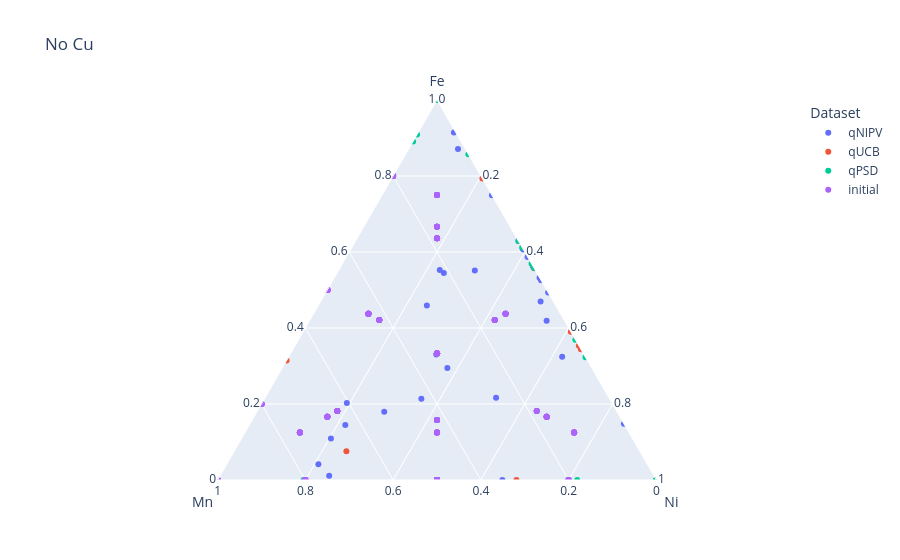
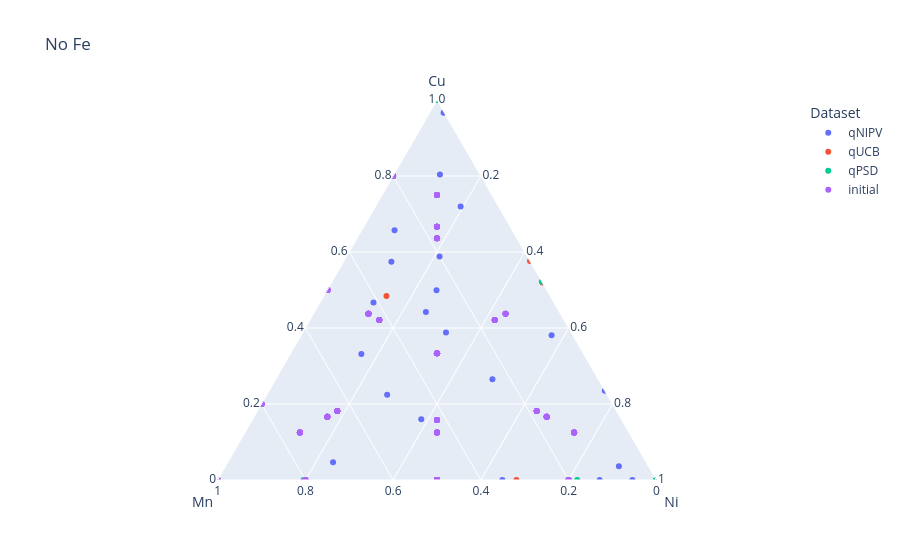
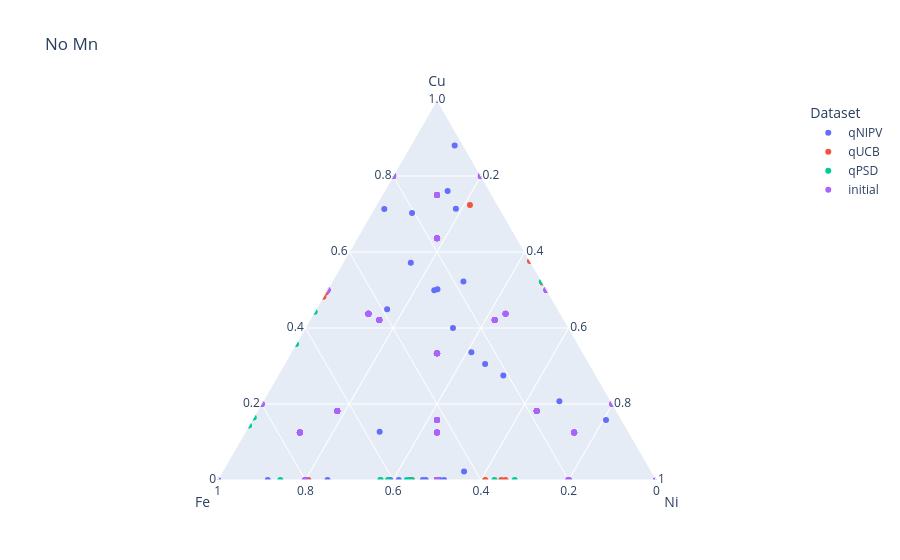
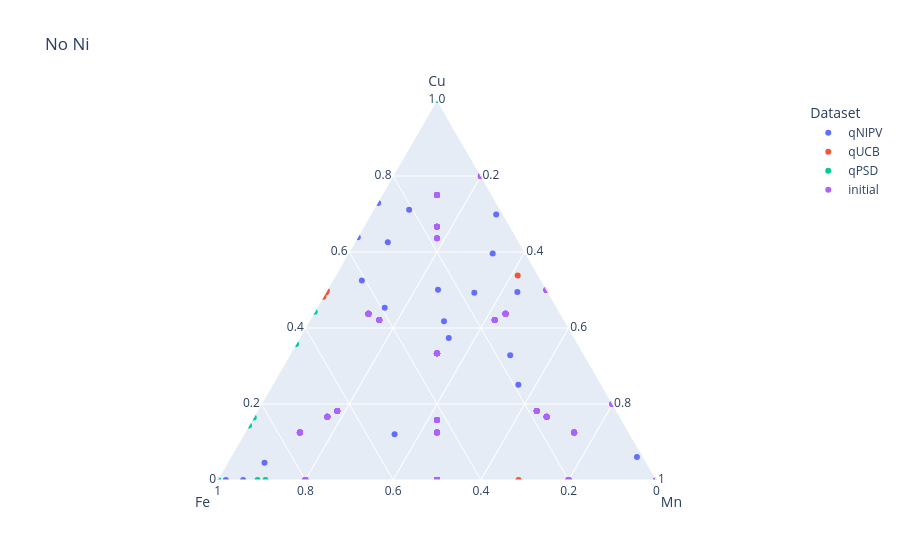

These figures' notebook cell, in order:
### Code cell
# initial ternary plot without Time

import plotly.express as px

# No Cu
fig1 = px.scatter_ternary(combined_df, a='Fe', b='Mn', c='Ni',
              color='Dataset', title='No Cu')

# No Fe
fig2 = px.scatter_ternary(combined_df, a='Cu', b='Mn', c='Ni',
              color='Dataset', title='No Fe')

# No Mn
fig3 = px.scatter_ternary(combined_df, a='Cu', b='Fe', c='Ni',
              color='Dataset', title='No Mn')

# No Ni
fig4 = px.scatter_ternary(combined_df, a='Cu', b='Fe', c='Mn',
              color='Dataset', title='No Ni')

fig1.show()
fig2.show()
fig3.show()
fig4.show()

### Figure 1 — Plotly figure (JSON) as saved in the notebook; plotly's stock layout.template omitted (floating-point values rounded to 4 significant figures; data arrays with more than 128 entries replaced by an {"elided": "..."} marker saying what was removed)
{"data": [{"a": [0.0145, 0.1449, 0.7495, 0.4102, 0.2289, 0.5325, 0.1173, 0.0, 0.6063, 0.5621, 0.0615, 0.1315, 0.1902, 0.6092, 0.1689, 0.0673, 0.2037, 0.5256, 0.4934, 0.4162, 0.1455, 0.2633, 0.587, 0.6289, 0.871, 0.198, 0.4698, 0.2562, 0.3375, 0.0106], "b": [0.2644, 0.4287, 0.0, 0.0397, 0.0372, 0.0, 0.0, 0.351, 0.0, 0.0, 0.3859, 0.2641, 0.0741, 0.0, 0.2005, 0.2954, 0.2273, 0.0, 0.0, 0.2662, 0.433, 0.0012, 0.0, 0.0, 0.0167, 0.2016, 0.029, 0.0643, 0.1326, 0.7058], "c": [0.0737, 0.2344, 0.2505, 0.5286, 0.44, 0.4675, 0.6751, 0.649, 0.3937, 0.4379, 0.1143, 0.2202, 0.0849, 0.3908, 0.4105, 0.1014, 0.2599, 0.4744, 0.5066, 0.2243, 0.1384, 0.0234, 0.413, 0.3711, 0.1124, 0.1997, 0.5012, 0.1444, 0.1403, 0.2372], "hovertemplate": "Dataset=qNIPV<br>Fe=%{a}<br>Mn=%{b}<br>Ni=%{c}<extra></extra>", "legendgroup": "qNIPV", "marker": {"color": "#636efa", "symbol": "circle"}, "mode": "markers", "name": "qNIPV", "showlegend": true, "subplot": "ternary", "type": "scatterternary"}, {"a": [1.0, 0.0, 0.5021, 0.0, 0.0, 0.3143, 0.0, 1.0, 0.39, 0.0, 0.0, 0.0, 0.557, 1.0, 0.0, 0.344, 1.0, 0.5178, 0.0, 0.7932, 0.0405, 0.0, 1.0, 0.0, 0.0, 0.0, 0.5063, 1.0, 0.3534, 0.0], "b": [0.0, 0.0, 0.0, 0.0, 0.0, 0.6857, 0.0, 0.0, 0.0, 1.0, 0.0, 0.0, 0.0, 0.0, 0.0, 0.0, 0.0, 0.0, 0.0, 0.0, 0.358, 0.0, 0.0, 0.0, 0.3189, 0.0, 0.0, 0.0, 0.0, 0.0], "c": [0.0, 0.0, 0.0, 0.4238, 1.0, 0.0, 1.0, 0.0, 0.61, 0.0, 1.0, 0.0, 0.443, 0.0, 1.0, 0.656, 0.0, 0.0, 0.0, 0.2068, 0.1369, 0.4804, 0.0, 1.0, 0.6811, 1.0, 0.0, 0.0, 0.6466, 0.0], "hovertemplate": "Dataset=qUCB<br>Fe=%{a}<br>Mn=%{b}<br>Ni=%{c}<extra></extra>", "legendgroup": "qUCB", "marker": {"color": "#EF553B", "symbol": "circle"}, "mode": "markers", "name": "qUCB", "showlegend": true, "subplot": "ternary", "type": "scatterternary"}, {"a": [0.909, 1.0, 0.6117, 0.0, 0.6424, 0.369, 0.0, 0.8571, 0.0, 1.0, 0.0, 1.0, 0.5579, 0.8352, 0.0, 0.0, 1.0, 0.8909, 0.5575, 0.0, 1.0, 0.0, 0.8569, 1.0, 0.569, 0.0, 0.0, 0.6288, 0.0, 0.323], "b": [0.091, 0.0, 0.0, 0.0, 0.0, 0.0, 0.0, 0.0, 0.804, 0.0, 0.0, 0.0, 0.0, 0.0, 0.0, 0.0, 0.0, 0.1091, 0.0, 0.0, 0.0, 1.0, 0.0, 0.0, 0.0, 0.1805, 0.0, 0.0, 0.0, 0.0], "c": [0.0, 0.0, 0.3883, 1.0, 0.0, 0.631, 1.0, 0.1429, 0.196, 0.0, 1.0, 0.0, 0.4421, 0.0, 1.0, 0.4778, 0.0, 0.0, 0.0, 0.0, 0.0, 0.0, 0.0, 0.0, 0.431, 0.8195, 1.0, 0.3712, 1.0, 0.677], "hovertemplate": "Dataset=qPSD<br>Fe=%{a}<br>Mn=%{b}<br>Ni=%{c}<extra></extra>", "legendgroup": "qPSD", "marker": {"color": "#00cc96", "symbol": "circle"}, "mode": "markers", "name": "qPSD", "showlegend": true, "subplot": "ternary", "type": "scatterternary"}, {"a": {"elided": "263 float values"}, "b": {"elided": "263 float values"}, "c": {"elided": "263 float values"}, "hovertemplate": "Dataset=initial<br>Fe=%{a}<br>Mn=%{b}<br>Ni=%{c}<extra></extra>", "legendgroup": "initial", "marker": {"color": "#ab63fa", "symbol": "circle"}, "mode": "markers", "name": "initial", "showlegend": true, "subplot": "ternary", "type": "scatterternary"}], "layout": {"legend": {"title": {"text": "Dataset"}, "tracegroupgap": 0}, "ternary": {"aaxis": {"title": {"text": "Fe"}}, "baxis": {"title": {"text": "Mn"}}, "caxis": {"title": {"text": "Ni"}}, "domain": {"x": [0, 1], "y": [0, 1]}}, "title": {"text": "No Cu"}}}

### Figure 2 — Plotly figure (JSON) as saved in the notebook; plotly's stock layout.template omitted (floating-point values rounded to 4 significant figures; data arrays with more than 128 entries replaced by an {"elided": "..."} marker saying what was removed)
{"data": [{"a": [0.6474, 0.1921, 0.0, 0.0214, 0.2939, 0.0, 0.2075, 0.0, 0.0, 0.0, 0.4383, 0.3842, 0.6508, 0.0, 0.2201, 0.5359, 0.3091, 0.0, 0.0, 0.0934, 0.2831, 0.7121, 0.0, 0.0, 0.0, 0.4007, 0.0, 0.5351, 0.3896, 0.0464], "b": [0.2644, 0.4287, 0.0, 0.0397, 0.0372, 0.0, 0.0, 0.351, 0.0, 0.0, 0.3859, 0.2641, 0.0741, 0.0, 0.2005, 0.2954, 0.2273, 0.0, 0.0, 0.2662, 0.433, 0.0012, 0.0, 0.0, 0.0167, 0.2016, 0.029, 0.0643, 0.1326, 0.7058], "c": [0.0737, 0.2344, 0.2505, 0.5286, 0.44, 0.4675, 0.6751, 0.649, 0.3937, 0.4379, 0.1143, 0.2202, 0.0849, 0.3908, 0.4105, 0.1014, 0.2599, 0.4744, 0.5066, 0.2243, 0.1384, 0.0234, 0.413, 0.3711, 0.1124, 0.1997, 0.5012, 0.1444, 0.1403, 0.2372], "hovertemplate": "Dataset=qNIPV<br>Cu=%{a}<br>Mn=%{b}<br>Ni=%{c}<extra></extra>", "legendgroup": "qNIPV", "marker": {"color": "#636efa", "symbol": "circle"}, "mode": "markers", "name": "qNIPV", "showlegend": true, "subplot": "ternary", "type": "scatterternary"}, {"a": [0.0, 1.0, 0.4979, 0.5762, 0.0, 0.0, 0.0, 0.0, 0.0, 0.0, 0.0, 1.0, 0.0, 0.0, 0.0, 0.0, 0.0, 0.4822, 1.0, 0.0, 0.4646, 0.5196, 0.0, 0.0, 0.0, 0.0, 0.4937, 0.0, 0.0, 1.0], "b": [0.0, 0.0, 0.0, 0.0, 0.0, 0.6857, 0.0, 0.0, 0.0, 1.0, 0.0, 0.0, 0.0, 0.0, 0.0, 0.0, 0.0, 0.0, 0.0, 0.0, 0.358, 0.0, 0.0, 0.0, 0.3189, 0.0, 0.0, 0.0, 0.0, 0.0], "c": [0.0, 0.0, 0.0, 0.4238, 1.0, 0.0, 1.0, 0.0, 0.61, 0.0, 1.0, 0.0, 0.443, 0.0, 1.0, 0.656, 0.0, 0.0, 0.0, 0.2068, 0.1369, 0.4804, 0.0, 1.0, 0.6811, 1.0, 0.0, 0.0, 0.6466, 0.0], "hovertemplate": "Dataset=qUCB<br>Cu=%{a}<br>Mn=%{b}<br>Ni=%{c}<extra></extra>", "legendgroup": "qUCB", "marker": {"color": "#EF553B", "symbol": "circle"}, "mode": "markers", "name": "qUCB", "showlegend": true, "subplot": "ternary", "type": "scatterternary"}, {"a": [0.0, 0.0, 0.0, 0.0, 0.3576, 0.0, 0.0, 0.0, 0.0, 0.0, 0.0, 0.0, 0.0, 0.1648, 0.0, 0.5222, 0.0, 0.0, 0.4425, 1.0, 0.0, 0.0, 0.1431, 0.0, 0.0, 0.0, 0.0, 0.0, 0.0, 0.0], "b": [0.091, 0.0, 0.0, 0.0, 0.0, 0.0, 0.0, 0.0, 0.804, 0.0, 0.0, 0.0, 0.0, 0.0, 0.0, 0.0, 0.0, 0.1091, 0.0, 0.0, 0.0, 1.0, 0.0, 0.0, 0.0, 0.1805, 0.0, 0.0, 0.0, 0.0], "c": [0.0, 0.0, 0.3883, 1.0, 0.0, 0.631, 1.0, 0.1429, 0.196, 0.0, 1.0, 0.0, 0.4421, 0.0, 1.0, 0.4778, 0.0, 0.0, 0.0, 0.0, 0.0, 0.0, 0.0, 0.0, 0.431, 0.8195, 1.0, 0.3712, 1.0, 0.677], "hovertemplate": "Dataset=qPSD<br>Cu=%{a}<br>Mn=%{b}<br>Ni=%{c}<extra></extra>", "legendgroup": "qPSD", "marker": {"color": "#00cc96", "symbol": "circle"}, "mode": "markers", "name": "qPSD", "showlegend": true, "subplot": "ternary", "type": "scatterternary"}, {"a": {"elided": "263 float values"}, "b": {"elided": "263 float values"}, "c": {"elided": "263 float values"}, "hovertemplate": "Dataset=initial<br>Cu=%{a}<br>Mn=%{b}<br>Ni=%{c}<extra></extra>", "legendgroup": "initial", "marker": {"color": "#ab63fa", "symbol": "circle"}, "mode": "markers", "name": "initial", "showlegend": true, "subplot": "ternary", "type": "scatterternary"}], "layout": {"legend": {"title": {"text": "Dataset"}, "tracegroupgap": 0}, "ternary": {"aaxis": {"title": {"text": "Cu"}}, "baxis": {"title": {"text": "Mn"}}, "caxis": {"title": {"text": "Ni"}}, "domain": {"x": [0, 1], "y": [0, 1]}}, "title": {"text": "No Fe"}}}

### Figure 3 — Plotly figure (JSON) as saved in the notebook; plotly's stock layout.template omitted (floating-point values rounded to 4 significant figures; data arrays with more than 128 entries replaced by an {"elided": "..."} marker saying what was removed)
{"data": [{"a": [0.6474, 0.1921, 0.0, 0.0214, 0.2939, 0.0, 0.2075, 0.0, 0.0, 0.0, 0.4383, 0.3842, 0.6508, 0.0, 0.2201, 0.5359, 0.3091, 0.0, 0.0, 0.0934, 0.2831, 0.7121, 0.0, 0.0, 0.0, 0.4007, 0.0, 0.5351, 0.3896, 0.0464], "b": [0.0145, 0.1449, 0.7495, 0.4102, 0.2289, 0.5325, 0.1173, 0.0, 0.6063, 0.5621, 0.0615, 0.1315, 0.1902, 0.6092, 0.1689, 0.0673, 0.2037, 0.5256, 0.4934, 0.4162, 0.1455, 0.2633, 0.587, 0.6289, 0.871, 0.198, 0.4698, 0.2562, 0.3375, 0.0106], "c": [0.0737, 0.2344, 0.2505, 0.5286, 0.44, 0.4675, 0.6751, 0.649, 0.3937, 0.4379, 0.1143, 0.2202, 0.0849, 0.3908, 0.4105, 0.1014, 0.2599, 0.4744, 0.5066, 0.2243, 0.1384, 0.0234, 0.413, 0.3711, 0.1124, 0.1997, 0.5012, 0.1444, 0.1403, 0.2372], "hovertemplate": "Dataset=qNIPV<br>Cu=%{a}<br>Fe=%{b}<br>Ni=%{c}<extra></extra>", "legendgroup": "qNIPV", "marker": {"color": "#636efa", "symbol": "circle"}, "mode": "markers", "name": "qNIPV", "showlegend": true, "subplot": "ternary", "type": "scatterternary"}, {"a": [0.0, 1.0, 0.4979, 0.5762, 0.0, 0.0, 0.0, 0.0, 0.0, 0.0, 0.0, 1.0, 0.0, 0.0, 0.0, 0.0, 0.0, 0.4822, 1.0, 0.0, 0.4646, 0.5196, 0.0, 0.0, 0.0, 0.0, 0.4937, 0.0, 0.0, 1.0], "b": [1.0, 0.0, 0.5021, 0.0, 0.0, 0.3143, 0.0, 1.0, 0.39, 0.0, 0.0, 0.0, 0.557, 1.0, 0.0, 0.344, 1.0, 0.5178, 0.0, 0.7932, 0.0405, 0.0, 1.0, 0.0, 0.0, 0.0, 0.5063, 1.0, 0.3534, 0.0], "c": [0.0, 0.0, 0.0, 0.4238, 1.0, 0.0, 1.0, 0.0, 0.61, 0.0, 1.0, 0.0, 0.443, 0.0, 1.0, 0.656, 0.0, 0.0, 0.0, 0.2068, 0.1369, 0.4804, 0.0, 1.0, 0.6811, 1.0, 0.0, 0.0, 0.6466, 0.0], "hovertemplate": "Dataset=qUCB<br>Cu=%{a}<br>Fe=%{b}<br>Ni=%{c}<extra></extra>", "legendgroup": "qUCB", "marker": {"color": "#EF553B", "symbol": "circle"}, "mode": "markers", "name": "qUCB", "showlegend": true, "subplot": "ternary", "type": "scatterternary"}, {"a": [0.0, 0.0, 0.0, 0.0, 0.3576, 0.0, 0.0, 0.0, 0.0, 0.0, 0.0, 0.0, 0.0, 0.1648, 0.0, 0.5222, 0.0, 0.0, 0.4425, 1.0, 0.0, 0.0, 0.1431, 0.0, 0.0, 0.0, 0.0, 0.0, 0.0, 0.0], "b": [0.909, 1.0, 0.6117, 0.0, 0.6424, 0.369, 0.0, 0.8571, 0.0, 1.0, 0.0, 1.0, 0.5579, 0.8352, 0.0, 0.0, 1.0, 0.8909, 0.5575, 0.0, 1.0, 0.0, 0.8569, 1.0, 0.569, 0.0, 0.0, 0.6288, 0.0, 0.323], "c": [0.0, 0.0, 0.3883, 1.0, 0.0, 0.631, 1.0, 0.1429, 0.196, 0.0, 1.0, 0.0, 0.4421, 0.0, 1.0, 0.4778, 0.0, 0.0, 0.0, 0.0, 0.0, 0.0, 0.0, 0.0, 0.431, 0.8195, 1.0, 0.3712, 1.0, 0.677], "hovertemplate": "Dataset=qPSD<br>Cu=%{a}<br>Fe=%{b}<br>Ni=%{c}<extra></extra>", "legendgroup": "qPSD", "marker": {"color": "#00cc96", "symbol": "circle"}, "mode": "markers", "name": "qPSD", "showlegend": true, "subplot": "ternary", "type": "scatterternary"}, {"a": {"elided": "263 float values"}, "b": {"elided": "263 float values"}, "c": {"elided": "263 float values"}, "hovertemplate": "Dataset=initial<br>Cu=%{a}<br>Fe=%{b}<br>Ni=%{c}<extra></extra>", "legendgroup": "initial", "marker": {"color": "#ab63fa", "symbol": "circle"}, "mode": "markers", "name": "initial", "showlegend": true, "subplot": "ternary", "type": "scatterternary"}], "layout": {"legend": {"title": {"text": "Dataset"}, "tracegroupgap": 0}, "ternary": {"aaxis": {"title": {"text": "Cu"}}, "baxis": {"title": {"text": "Fe"}}, "caxis": {"title": {"text": "Ni"}}, "domain": {"x": [0, 1], "y": [0, 1]}}, "title": {"text": "No Mn"}}}

### Figure 4 — Plotly figure (JSON) as saved in the notebook; plotly's stock layout.template omitted (floating-point values rounded to 4 significant figures; data arrays with more than 128 entries replaced by an {"elided": "..."} marker saying what was removed)
{"data": [{"a": [0.6474, 0.1921, 0.0, 0.0214, 0.2939, 0.0, 0.2075, 0.0, 0.0, 0.0, 0.4383, 0.3842, 0.6508, 0.0, 0.2201, 0.5359, 0.3091, 0.0, 0.0, 0.0934, 0.2831, 0.7121, 0.0, 0.0, 0.0, 0.4007, 0.0, 0.5351, 0.3896, 0.0464], "b": [0.0145, 0.1449, 0.7495, 0.4102, 0.2289, 0.5325, 0.1173, 0.0, 0.6063, 0.5621, 0.0615, 0.1315, 0.1902, 0.6092, 0.1689, 0.0673, 0.2037, 0.5256, 0.4934, 0.4162, 0.1455, 0.2633, 0.587, 0.6289, 0.871, 0.198, 0.4698, 0.2562, 0.3375, 0.0106], "c": [0.2644, 0.4287, 0.0, 0.0397, 0.0372, 0.0, 0.0, 0.351, 0.0, 0.0, 0.3859, 0.2641, 0.0741, 0.0, 0.2005, 0.2954, 0.2273, 0.0, 0.0, 0.2662, 0.433, 0.0012, 0.0, 0.0, 0.0167, 0.2016, 0.029, 0.0643, 0.1326, 0.7058], "hovertemplate": "Dataset=qNIPV<br>Cu=%{a}<br>Fe=%{b}<br>Mn=%{c}<extra></extra>", "legendgroup": "qNIPV", "marker": {"color": "#636efa", "symbol": "circle"}, "mode": "markers", "name": "qNIPV", "showlegend": true, "subplot": "ternary", "type": "scatterternary"}, {"a": [0.0, 1.0, 0.4979, 0.5762, 0.0, 0.0, 0.0, 0.0, 0.0, 0.0, 0.0, 1.0, 0.0, 0.0, 0.0, 0.0, 0.0, 0.4822, 1.0, 0.0, 0.4646, 0.5196, 0.0, 0.0, 0.0, 0.0, 0.4937, 0.0, 0.0, 1.0], "b": [1.0, 0.0, 0.5021, 0.0, 0.0, 0.3143, 0.0, 1.0, 0.39, 0.0, 0.0, 0.0, 0.557, 1.0, 0.0, 0.344, 1.0, 0.5178, 0.0, 0.7932, 0.0405, 0.0, 1.0, 0.0, 0.0, 0.0, 0.5063, 1.0, 0.3534, 0.0], "c": [0.0, 0.0, 0.0, 0.0, 0.0, 0.6857, 0.0, 0.0, 0.0, 1.0, 0.0, 0.0, 0.0, 0.0, 0.0, 0.0, 0.0, 0.0, 0.0, 0.0, 0.358, 0.0, 0.0, 0.0, 0.3189, 0.0, 0.0, 0.0, 0.0, 0.0], "hovertemplate": "Dataset=qUCB<br>Cu=%{a}<br>Fe=%{b}<br>Mn=%{c}<extra></extra>", "legendgroup": "qUCB", "marker": {"color": "#EF553B", "symbol": "circle"}, "mode": "markers", "name": "qUCB", "showlegend": true, "subplot": "ternary", "type": "scatterternary"}, {"a": [0.0, 0.0, 0.0, 0.0, 0.3576, 0.0, 0.0, 0.0, 0.0, 0.0, 0.0, 0.0, 0.0, 0.1648, 0.0, 0.5222, 0.0, 0.0, 0.4425, 1.0, 0.0, 0.0, 0.1431, 0.0, 0.0, 0.0, 0.0, 0.0, 0.0, 0.0], "b": [0.909, 1.0, 0.6117, 0.0, 0.6424, 0.369, 0.0, 0.8571, 0.0, 1.0, 0.0, 1.0, 0.5579, 0.8352, 0.0, 0.0, 1.0, 0.8909, 0.5575, 0.0, 1.0, 0.0, 0.8569, 1.0, 0.569, 0.0, 0.0, 0.6288, 0.0, 0.323], "c": [0.091, 0.0, 0.0, 0.0, 0.0, 0.0, 0.0, 0.0, 0.804, 0.0, 0.0, 0.0, 0.0, 0.0, 0.0, 0.0, 0.0, 0.1091, 0.0, 0.0, 0.0, 1.0, 0.0, 0.0, 0.0, 0.1805, 0.0, 0.0, 0.0, 0.0], "hovertemplate": "Dataset=qPSD<br>Cu=%{a}<br>Fe=%{b}<br>Mn=%{c}<extra></extra>", "legendgroup": "qPSD", "marker": {"color": "#00cc96", "symbol": "circle"}, "mode": "markers", "name": "qPSD", "showlegend": true, "subplot": "ternary", "type": "scatterternary"}, {"a": {"elided": "263 float values"}, "b": {"elided": "263 float values"}, "c": {"elided": "263 float values"}, "hovertemplate": "Dataset=initial<br>Cu=%{a}<br>Fe=%{b}<br>Mn=%{c}<extra></extra>", "legendgroup": "initial", "marker": {"color": "#ab63fa", "symbol": "circle"}, "mode": "markers", "name": "initial", "showlegend": true, "subplot": "ternary", "type": "scatterternary"}], "layout": {"legend": {"title": {"text": "Dataset"}, "tracegroupgap": 0}, "ternary": {"aaxis": {"title": {"text": "Cu"}}, "baxis": {"title": {"text": "Fe"}}, "caxis": {"title": {"text": "Mn"}}, "domain": {"x": [0, 1], "y": [0, 1]}}, "title": {"text": "No Ni"}}}
